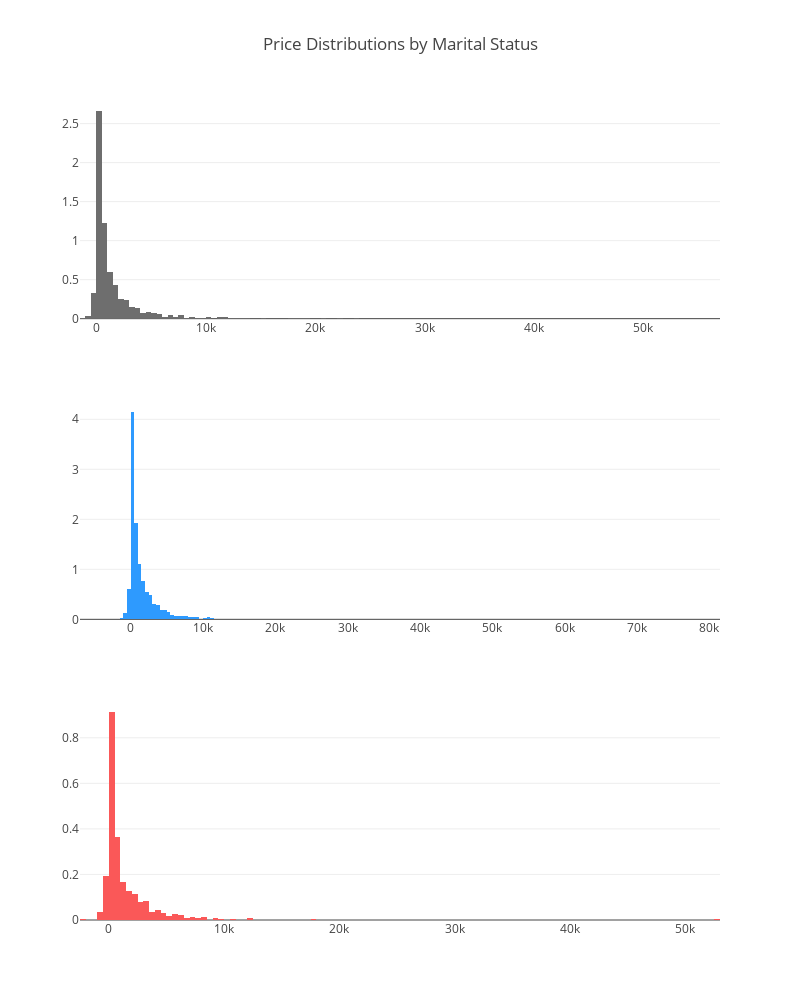

The notebook cell saved with this chart:
### Code cell
# Distribution of Balances by Marital status
single = df['balance'].loc[df['marital'] == 'single'].values
married = df['balance'].loc[df['marital'] == 'married'].values
divorced = df['balance'].loc[df['marital'] == 'divorced'].values


single_dist = go.Histogram(
    x=single,
    histnorm='density', 
    name='single',
    marker=dict(
        color='#6E6E6E'
    )
)


married_dist = go.Histogram(
    x=married,
    histnorm='density', 
    name='married',
    marker=dict(
        color='#2E9AFE'
    )
)

divorced_dist = go.Histogram(
    x=divorced,
    histnorm='density', 
    name='divorced',
    marker=dict(
        color='#FA5858'
    )
)


fig = tools.make_subplots(rows=3, print_grid=False)

fig.append_trace(single_dist, 1, 1)
fig.append_trace(married_dist, 2, 1)
fig.append_trace(divorced_dist, 3, 1)


fig['layout'].update(showlegend=False, title="Price Distributions by Marital Status",
                    height=1000, width=800)

iplot(fig, filename='custom-sized-subplot-with-subplot-titles')

### Figure 1 — Plotly figure (JSON) as saved in the notebook; plotly's stock layout.template omitted (floating-point values rounded to 4 significant figures; data arrays with more than 128 entries replaced by an {"elided": "..."} marker saying what was removed)
{"data": [{"histnorm": "density", "marker": {"color": "#6E6E6E"}, "name": "single", "type": "histogram", "uid": "e9ff14b5-8074-413d-b2fa-5b78927a187b", "x": {"elided": "3336 int values"}, "xaxis": "x", "yaxis": "y"}, {"histnorm": "density", "marker": {"color": "#2E9AFE"}, "name": "married", "type": "histogram", "uid": "65d097bd-20f1-4cb0-aa92-c4b4be8416e3", "x": {"elided": "5815 int values"}, "xaxis": "x2", "yaxis": "y2"}, {"histnorm": "density", "marker": {"color": "#FA5858"}, "name": "divorced", "type": "histogram", "uid": "d088528f-cfaa-40bb-bc3c-a903a3ab836d", "x": {"elided": "1174 int values"}, "xaxis": "x3", "yaxis": "y3"}], "layout": {"height": 1000, "showlegend": false, "title": {"text": "Price Distributions by Marital Status"}, "width": 800, "xaxis": {"anchor": "y", "domain": [0.0, 1.0]}, "xaxis2": {"anchor": "y2", "domain": [0.0, 1.0]}, "xaxis3": {"anchor": "y3", "domain": [0.0, 1.0]}, "yaxis": {"anchor": "x", "domain": [0.7333, 1.0]}, "yaxis2": {"anchor": "x2", "domain": [0.3667, 0.6333]}, "yaxis3": {"anchor": "x3", "domain": [0.0, 0.2667]}}}
